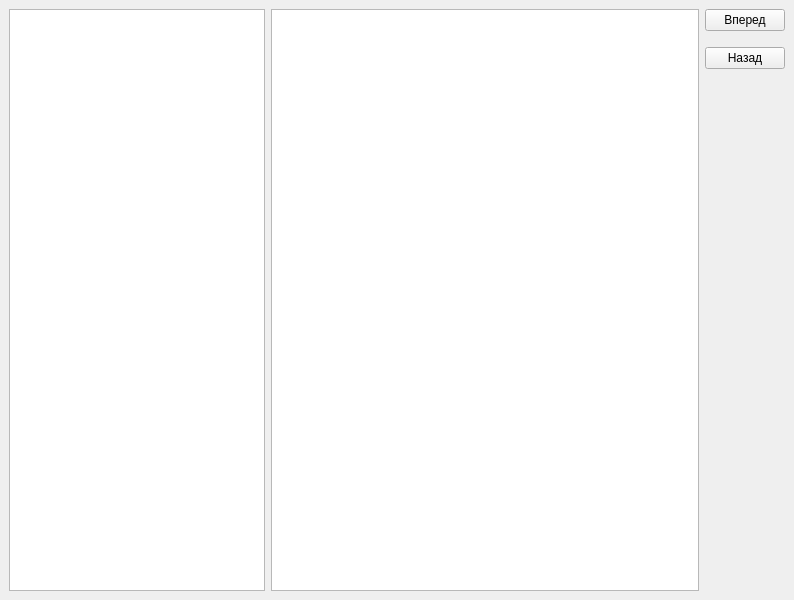
<?xml version="1.0" encoding="UTF-8"?>
<ui version="4.0">
 <class>MainWindow</class>
 <widget class="QMainWindow" name="MainWindow">
  <property name="geometry">
   <rect>
    <x>0</x>
    <y>0</y>
    <width>794</width>
    <height>600</height>
   </rect>
  </property>
  <property name="sizePolicy">
   <sizepolicy hsizetype="Expanding" vsizetype="Preferred">
    <horstretch>0</horstretch>
    <verstretch>0</verstretch>
   </sizepolicy>
  </property>
  <property name="windowTitle">
   <string>MainWindow</string>
  </property>
  <widget class="QWidget" name="centralwidget">
   <layout class="QHBoxLayout" name="horizontalLayout">
    <item>
     <widget class="QListWidget" name="listFiles">
      <property name="sizePolicy">
       <sizepolicy hsizetype="Minimum" vsizetype="Expanding">
        <horstretch>0</horstretch>
        <verstretch>0</verstretch>
       </sizepolicy>
      </property>
     </widget>
    </item>
    <item>
     <widget class="PaintGraphicView" name="graphicsView"/>
    </item>
    <item>
     <layout class="QVBoxLayout" name="verticalLayout">
      <item>
       <widget class="QPushButton" name="nextButton">
        <property name="text">
         <string>Вперед</string>
        </property>
       </widget>
      </item>
      <item>
       <spacer name="verticalSpacer_4">
        <property name="orientation">
         <enum>Qt::Vertical</enum>
        </property>
        <property name="sizeType">
         <enum>QSizePolicy::Minimum</enum>
        </property>
        <property name="sizeHint" stdset="0">
         <size>
          <width>20</width>
          <height>10</height>
         </size>
        </property>
       </spacer>
      </item>
      <item>
       <widget class="QPushButton" name="backButton">
        <property name="text">
         <string>Назад</string>
        </property>
       </widget>
      </item>
      <item>
       <spacer name="verticalSpacer_2">
        <property name="orientation">
         <enum>Qt::Vertical</enum>
        </property>
        <property name="sizeType">
         <enum>QSizePolicy::Expanding</enum>
        </property>
        <property name="sizeHint" stdset="0">
         <size>
          <width>20</width>
          <height>40</height>
         </size>
        </property>
       </spacer>
      </item>
     </layout>
    </item>
   </layout>
  </widget>
  <widget class="QMenuBar" name="menubar">
   <property name="geometry">
    <rect>
     <x>0</x>
     <y>0</y>
     <width>794</width>
     <height>26</height>
    </rect>
   </property>
  </widget>
 </widget>
 <customwidgets>
  <customwidget>
   <class>PaintGraphicView</class>
   <extends>QGraphicsView</extends>
   <header>paintgraphicview.h</header>
  </customwidget>
 </customwidgets>
 <resources/>
 <connections>
  <connection>
   <sender>listFiles</sender>
   <signal>itemDoubleClicked(QListWidgetItem*)</signal>
   <receiver>MainWindow</receiver>
   <slot>ItemDoubleClicked(QListWidgetItem*)</slot>
   <hints>
    <hint type="sourcelabel">
     <x>96</x>
     <y>318</y>
    </hint>
    <hint type="destinationlabel">
     <x>2</x>
     <y>357</y>
    </hint>
   </hints>
  </connection>
  <connection>
   <sender>nextButton</sender>
   <signal>clicked()</signal>
   <receiver>MainWindow</receiver>
   <slot>SetNextItem()</slot>
   <hints>
    <hint type="sourcelabel">
     <x>761</x>
     <y>86</y>
    </hint>
    <hint type="destinationlabel">
     <x>744</x>
     <y>383</y>
    </hint>
   </hints>
  </connection>
  <connection>
   <sender>backButton</sender>
   <signal>clicked()</signal>
   <receiver>MainWindow</receiver>
   <slot>SetBackItem()</slot>
   <hints>
    <hint type="sourcelabel">
     <x>739</x>
     <y>131</y>
    </hint>
    <hint type="destinationlabel">
     <x>777</x>
     <y>416</y>
    </hint>
   </hints>
  </connection>
 </connections>
 <slots>
  <slot>ItemDoubleClicked(QListWidgetItem*)</slot>
  <slot>SavePointInFile()</slot>
  <slot>SetNextItem()</slot>
  <slot>SetBackItem()</slot>
 </slots>
</ui>
